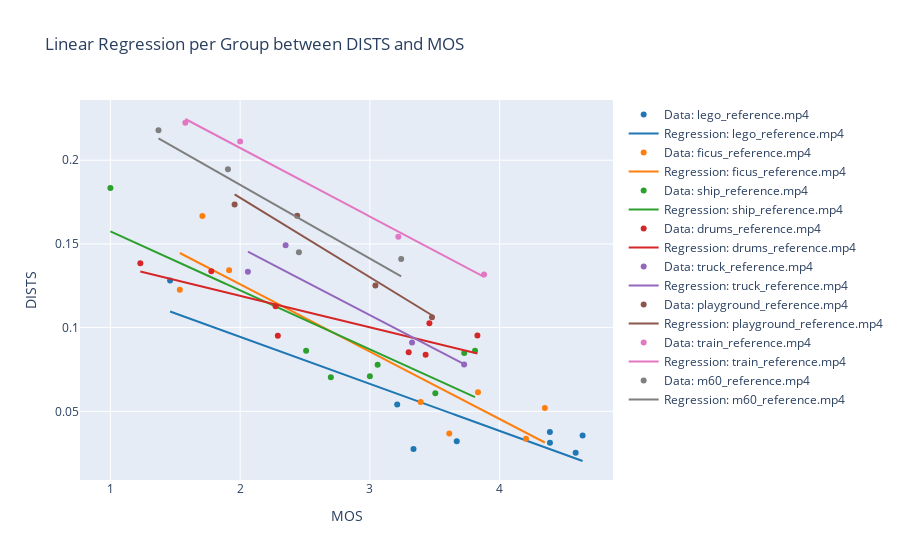
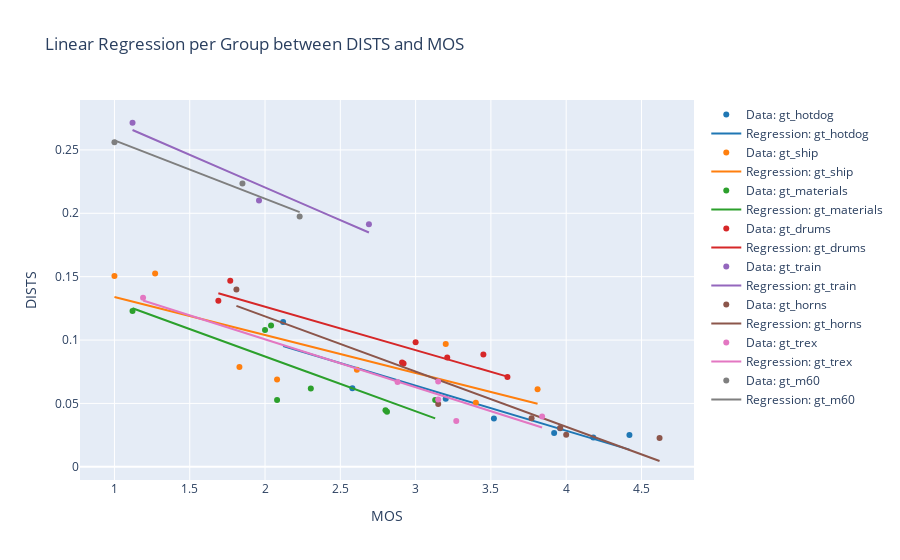

The cell these charts' notebook holds for them, in order:
### Code cell
def plot_dists_mos_with_group_regression_b_ave(df, y_col='DISTS', group_col='reference_filename'):
    # Define a list of colors for the groups
    colors = [
        '#1f77b4',  # Mutated blue
        '#ff7f0e',  # Safety orange
        '#2ca02c',  # Cooked asparagus green
        '#d62728',  # Brick red
        '#9467bd',  # Muted purple
        '#8c564b',  # Chestnut brown
        '#e377c2',  # Raspberry yogurt pink
        '#7f7f7f',  # Middle gray
        '#bcbd22',  # Curry yellow-green
        '#17becf'   # Blue-teal
    ]

    def linear_func(x, a, b):
        return a + b * x

    # Plotting
    fig = go.Figure()

    unique_groups = df[group_col].unique()
    for i, group in enumerate(unique_groups):
        group_df = df[df[group_col] == group]
        group_x = group_df['MOS']
        group_y = group_df[y_col]
        
        # Fit the model for each group
        params, params_covariance = curve_fit(linear_func, group_x, group_y)
        
        # Predict using the fitted model for the group
        x_range = np.linspace(min(group_x), max(group_x), 400)
        y_pred = linear_func(x_range, *params)
        
        # Ensure we use a unique color for each group, cycling through the colors list if necessary
        color = colors[i % len(colors)]
        
        # Data points for the group
        fig.add_trace(go.Scatter(x=group_x, y=group_y, mode='markers', name=f'Data: {group}', marker_color=color))
        
        # Regression line for the group
        fig.add_trace(go.Scatter(x=x_range, y=y_pred, mode='lines', name=f'Regression: {group}', line=dict(color=color)))

    fig.update_layout(title=f'Linear Regression per Group between {y_col} and MOS',
                      xaxis_title='MOS',
                      yaxis_title=y_col)
    return fig

display(plot_dists_mos_with_group_regression_b_ave(scores_df, 'DISTS'))
display(plot_dists_mos_with_group_regression_b_ave(train_df, 'DISTS', 'referenced_filename'))

### Figure 1 — Plotly figure (JSON) as saved in the notebook; plotly's stock layout.template omitted (floating-point values rounded to 4 significant figures; data arrays with more than 128 entries replaced by an {"elided": "..."} marker saying what was removed)
{"data": [{"marker": {"color": "#1f77b4"}, "mode": "markers", "name": "Data: lego_reference.mp4", "type": "scatter", "x": [4.64, 4.586, 4.387, 3.67, 3.336, 4.388, 3.211, 1.46], "y": [0.0355, 0.02529, 0.03768, 0.03212, 0.02749, 0.0312, 0.05412, 0.1281]}, {"line": {"color": "#1f77b4"}, "mode": "lines", "name": "Regression: lego_reference.mp4", "type": "scatter", "x": {"elided": "400 float values"}, "y": {"elided": "400 float values"}}, {"marker": {"color": "#ff7f0e"}, "mode": "markers", "name": "Data: ficus_reference.mp4", "type": "scatter", "x": [4.349, 4.204, 3.833, 3.612, 1.535, 3.391, 1.709, 1.915], "y": [0.05196, 0.03365, 0.06137, 0.03675, 0.1226, 0.05561, 0.1666, 0.1343]}, {"line": {"color": "#ff7f0e"}, "mode": "lines", "name": "Regression: ficus_reference.mp4", "type": "scatter", "x": {"elided": "400 float values"}, "y": {"elided": "400 float values"}}, {"marker": {"color": "#2ca02c"}, "mode": "markers", "name": "Data: ship_reference.mp4", "type": "scatter", "x": [3.727, 3.81, 3.504, 3, 3.06, 2.699, 1, 2.509], "y": [0.08487, 0.08612, 0.06071, 0.07101, 0.07778, 0.07031, 0.1834, 0.08624]}, {"line": {"color": "#2ca02c"}, "mode": "lines", "name": "Regression: ship_reference.mp4", "type": "scatter", "x": {"elided": "400 float values"}, "y": {"elided": "400 float values"}}, {"marker": {"color": "#d62728"}, "mode": "markers", "name": "Data: drums_reference.mp4", "type": "scatter", "x": [3.43, 3.829, 3.459, 3.299, 1.231, 2.273, 2.291, 1.778], "y": [0.08374, 0.09528, 0.1026, 0.08533, 0.1384, 0.1127, 0.09509, 0.1336]}, {"line": {"color": "#d62728"}, "mode": "lines", "name": "Regression: drums_reference.mp4", "type": "scatter", "x": {"elided": "400 float values"}, "y": {"elided": "400 float values"}}, {"marker": {"color": "#9467bd"}, "mode": "markers", "name": "Data: truck_reference.mp4", "type": "scatter", "x": [3.727, 3.325, 2.06, 2.35], "y": [0.07802, 0.09111, 0.1333, 0.1492]}, {"line": {"color": "#9467bd"}, "mode": "lines", "name": "Regression: truck_reference.mp4", "type": "scatter", "x": {"elided": "400 float values"}, "y": {"elided": "400 float values"}}, {"marker": {"color": "#8c564b"}, "mode": "markers", "name": "Data: playground_reference.mp4", "type": "scatter", "x": [3.479, 3.043, 2.44, 1.957], "y": [0.1062, 0.1252, 0.1668, 0.1735]}, {"line": {"color": "#8c564b"}, "mode": "lines", "name": "Regression: playground_reference.mp4", "type": "scatter", "x": {"elided": "400 float values"}, "y": {"elided": "400 float values"}}, {"marker": {"color": "#e377c2"}, "mode": "markers", "name": "Data: train_reference.mp4", "type": "scatter", "x": [3.88, 3.219, 2, 1.578], "y": [0.1318, 0.1542, 0.2112, 0.2223]}, {"line": {"color": "#e377c2"}, "mode": "lines", "name": "Regression: train_reference.mp4", "type": "scatter", "x": {"elided": "400 float values"}, "y": {"elided": "400 float values"}}, {"marker": {"color": "#7f7f7f"}, "mode": "markers", "name": "Data: m60_reference.mp4", "type": "scatter", "x": [3.241, 2.453, 1.906, 1.371], "y": [0.1409, 0.145, 0.1947, 0.2179]}, {"line": {"color": "#7f7f7f"}, "mode": "lines", "name": "Regression: m60_reference.mp4", "type": "scatter", "x": {"elided": "400 float values"}, "y": {"elided": "400 float values"}}], "layout": {"title": {"text": "Linear Regression per Group between DISTS and MOS"}, "xaxis": {"title": {"text": "MOS"}}, "yaxis": {"title": {"text": "DISTS"}}}}

### Figure 2 — Plotly figure (JSON) as saved in the notebook; plotly's stock layout.template omitted (floating-point values rounded to 4 significant figures; data arrays with more than 128 entries replaced by an {"elided": "..."} marker saying what was removed)
{"data": [{"marker": {"color": "#1f77b4"}, "mode": "markers", "name": "Data: gt_hotdog", "type": "scatter", "x": [4.42, 2.58, 4.18, 3.2, 2.12, 3.92, 3.52, 3.96], "y": [0.02518, 0.062, 0.0231, 0.05372, 0.1142, 0.02659, 0.03812, 0.03049]}, {"line": {"color": "#1f77b4"}, "mode": "lines", "name": "Regression: gt_hotdog", "type": "scatter", "x": {"elided": "400 float values"}, "y": {"elided": "400 float values"}}, {"marker": {"color": "#ff7f0e"}, "mode": "markers", "name": "Data: gt_ship", "type": "scatter", "x": [3.81, 1, 2.61, 3.2, 1.27, 2.08, 1.83, 3.4], "y": [0.06114, 0.1504, 0.07659, 0.09683, 0.1525, 0.0689, 0.07882, 0.05048]}, {"line": {"color": "#ff7f0e"}, "mode": "lines", "name": "Regression: gt_ship", "type": "scatter", "x": {"elided": "400 float values"}, "y": {"elided": "400 float values"}}, {"marker": {"color": "#2ca02c"}, "mode": "markers", "name": "Data: gt_materials", "type": "scatter", "x": [2.81, 1.12, 3.13, 2.04, 2, 2.08, 2.304, 2.8], "y": [0.04347, 0.1228, 0.05262, 0.1114, 0.1079, 0.0528, 0.06181, 0.04461]}, {"line": {"color": "#2ca02c"}, "mode": "lines", "name": "Regression: gt_materials", "type": "scatter", "x": {"elided": "400 float values"}, "y": {"elided": "400 float values"}}, {"marker": {"color": "#d62728"}, "mode": "markers", "name": "Data: gt_drums", "type": "scatter", "x": [2.92, 1.769, 3.61, 3, 1.69, 3.45, 2.91, 3.21], "y": [0.08154, 0.1468, 0.07093, 0.09822, 0.1311, 0.0886, 0.08231, 0.08622]}, {"line": {"color": "#d62728"}, "mode": "lines", "name": "Regression: gt_drums", "type": "scatter", "x": {"elided": "400 float values"}, "y": {"elided": "400 float values"}}, {"marker": {"color": "#9467bd"}, "mode": "markers", "name": "Data: gt_train", "type": "scatter", "x": [2.69, 1.96, 1.12], "y": [0.1914, 0.2102, 0.2714]}, {"line": {"color": "#9467bd"}, "mode": "lines", "name": "Regression: gt_train", "type": "scatter", "x": {"elided": "400 float values"}, "y": {"elided": "400 float values"}}, {"marker": {"color": "#8c564b"}, "mode": "markers", "name": "Data: gt_horns", "type": "scatter", "x": [4.62, 1.81, 4, 3.96, 3.15, 3.77], "y": [0.02276, 0.1398, 0.02537, 0.03069, 0.04952, 0.03836]}, {"line": {"color": "#8c564b"}, "mode": "lines", "name": "Regression: gt_horns", "type": "scatter", "x": {"elided": "400 float values"}, "y": {"elided": "400 float values"}}, {"marker": {"color": "#e377c2"}, "mode": "markers", "name": "Data: gt_trex", "type": "scatter", "x": [3.84, 1.19, 3.27, 3.15, 2.88, 3.15], "y": [0.03968, 0.1333, 0.03622, 0.0673, 0.06687, 0.05301]}, {"line": {"color": "#e377c2"}, "mode": "lines", "name": "Regression: gt_trex", "type": "scatter", "x": {"elided": "400 float values"}, "y": {"elided": "400 float values"}}, {"marker": {"color": "#7f7f7f"}, "mode": "markers", "name": "Data: gt_m60", "type": "scatter", "x": [2.23, 1, 1.85], "y": [0.1975, 0.256, 0.2235]}, {"line": {"color": "#7f7f7f"}, "mode": "lines", "name": "Regression: gt_m60", "type": "scatter", "x": {"elided": "400 float values"}, "y": {"elided": "400 float values"}}], "layout": {"title": {"text": "Linear Regression per Group between DISTS and MOS"}, "xaxis": {"title": {"text": "MOS"}}, "yaxis": {"title": {"text": "DISTS"}}}}
